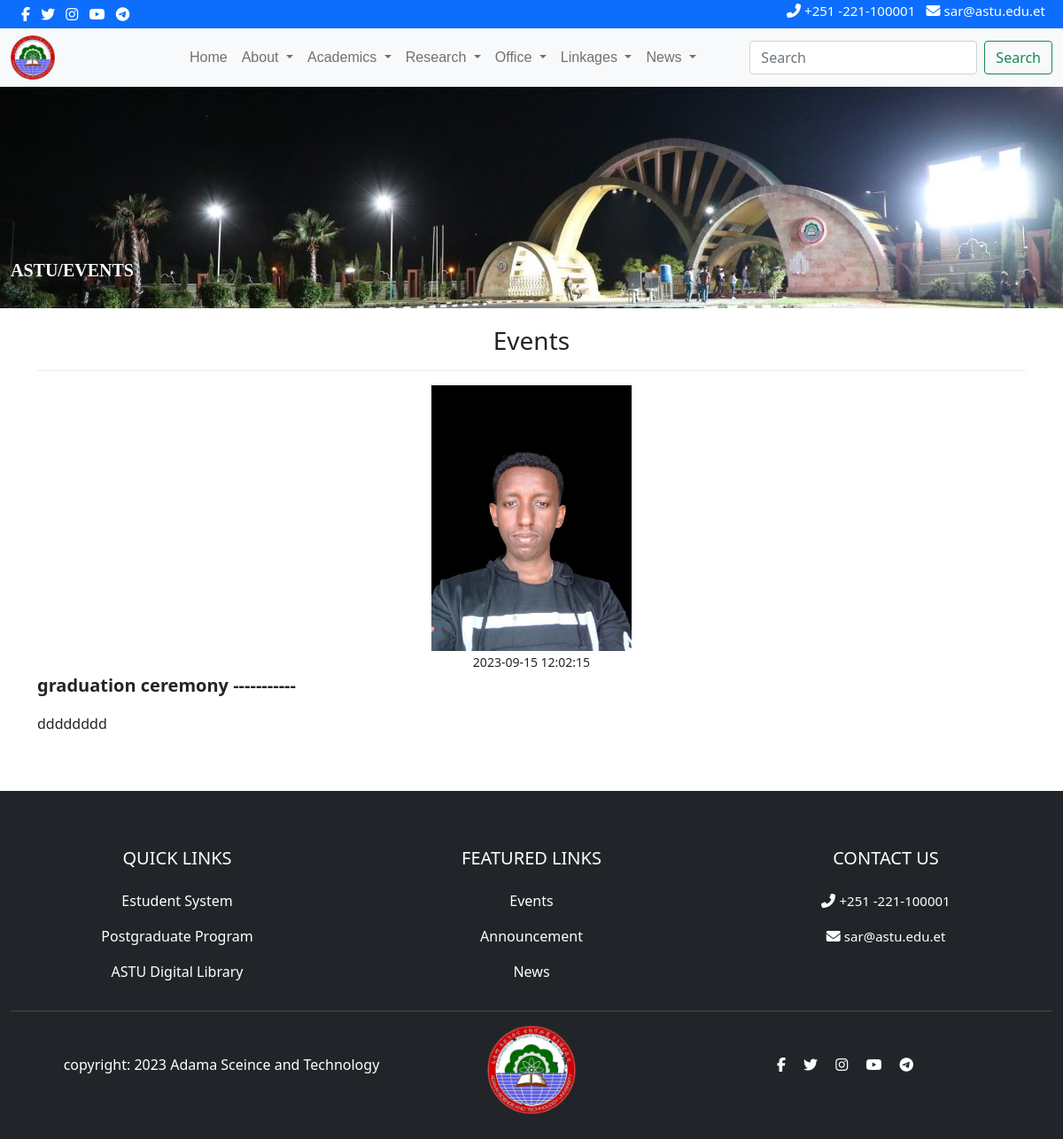
The app's page /eventdetail.php?evid=1 with its own data.
### tables this page shows
CREATE TABLE `event` (
  `id` int(100) NOT NULL,
  `Title` varchar(500) DEFAULT NULL,
  `PostDetails` longtext DEFAULT NULL,
  `PostingDate` timestamp NULL DEFAULT current_timestamp(),
  `UpdationDate` timestamp NULL DEFAULT NULL ON UPDATE current_timestamp(),
  `Is_Active` int(1) DEFAULT NULL,
  `PostUrl` mediumtext DEFAULT NULL,
  `PostImage` varchar(255) DEFAULT NULL,
  `viewCounter` int(11) DEFAULT NULL,
  `postedevBy` varchar(255) DEFAULT NULL,
  `lastUpdatedBy` varchar(255) DEFAULT NULL
);

### eventdetail.php (the view, shortened to what this page needs)
<?php
include('includes/config.php');
?>
<!DOCTYPE html>
<html lang="en">
<head>
    <link href="https://cdn.jsdelivr.net/npm/bootstrap@5.0.2/dist/css/bootstrap.min.css" rel="stylesheet">
    <link rel="stylesheet" href="https://cdnjs.cloudflare.com/ajax/libs/animate.css/4.1.1/animate.min.css" />
    <link rel="stylesheet" href="https://cdnjs.cloudflare.com/ajax/libs/font-awesome/4.7.0/css/font-awesome.min.css">
  </head>
<body>
  <div class="wrapper">
  <?php include('includes/header.php');?>
      <div class="container-fluid mb-1">
            <div class="row ">
                <div class="top-img">
                    <p class="text-light" >ASTU/EVENTS</p>
                </div>
            </div>
        </div>
    <div class="container">
      <div class="row">
        <div class="col">
          <div class="title mt-3 ">
              <h3 class="text-center">Events</h3>
          </div>
          <hr>
          <?php
                    $evid=intval($_GET['evid']);
                    $query=mysqli_query($con,"select * from event where Is_Active=1 and id='$evid'");
                    while ($row=mysqli_fetch_assoc($query)) {
           ?>
          <div class="detail">
            <div class="img text-center">
                <img class="img-fluid"  src="admin/postimages/<?php echo htmlentities($row['PostImage']);?>" style="height:300px;">
            </div>
            <div class="date text-center">
            <small><?php echo htmlentities($row['PostingDate']);?></small>
            </div>
            <div class="tit">
                     <p  style="font-size:20px;"> <strong><?php echo htmlentities($row['Title']);?></strong></p>
            </div>
            <p><?php
                          $pt=$row['PostDetails'];
                          echo  (substr($pt,0));
                     ?></p>
          </div>
          <?php } ?>
        </div>
      </div>
    </div>
    <?php include('includes/footer.php');?>
  </div>
</body>
</html>

### css/index.css (style rules this page uses)
* { transition: .2s all; user-select: none; }
hr { color: rgb(182, 181, 181); }

### eventdetail.php (style rules this page uses)
.top-img { background-image: url(images/geda-get.jpg); background-size: 100%; background-repeat:no-repeat; }
.top-img p { margin-top:12rem; font-weight:bold; font-size:20px; font-family: Georgia, "Times New Roman", Times, serif; }
@media (min-width: 500px) { .top-img { height:250px; } }

### records on screen
event: PostImage (picture), PostingDate "2023-09-15 12:02:15", Title "graduation ceremony -----------", PostDetails "dddddddd"
